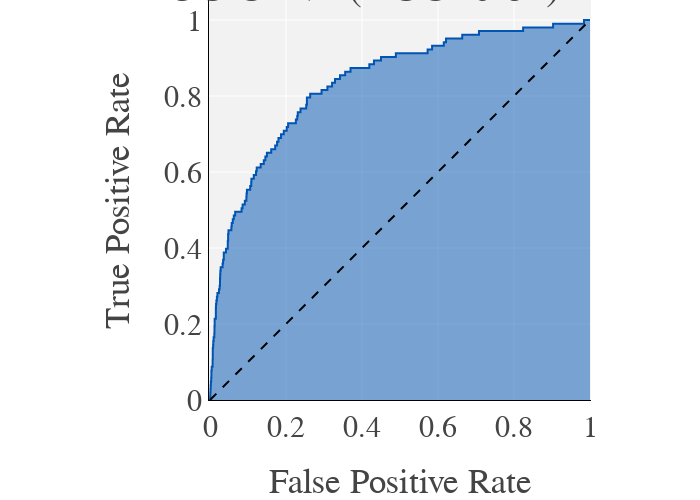

The code cell stored with this chart in its notebook:
### Code cell
# Predict on y test
y_pred_gbm = best_model.predict_proba(X_test_gbm)[::,1]

# Assuming y_pred and y_true are the predicted and true labels, respectively
fpr, tpr, _ = roc_curve(y_test_gbm,  y_pred_gbm)

fpr_lgbm, tpr_lgbm = fpr, tpr

# Compute AUC (Area Under the Curve)
auc_ = roc_auc_score(y_test_gbm, y_pred_gbm)

auc_lgbm = auc_

fig_rf_auc = px.area(
    x=fpr, y=tpr,
    title=f'ROC Curve (AUC={auc_:.2f})',
    labels=dict(x='False Positive Rate', y='True Positive Rate'),
    width=700, height=500
)
fig_rf_auc.add_shape(
    type='line', line=dict(dash='dash'),
    x0=0, x1=1, y0=0, y1=1
)

fig_rf_auc.update_yaxes(scaleanchor="x", scaleratio=1)
fig_rf_auc.update_xaxes(constrain='domain')
fig_rf_auc.show()

fig_rf_auc.write_image("images/results/ROC_governance_lgbm.png")

### Figure 1 — Plotly figure (JSON) as saved in the notebook; plotly's stock layout.template omitted (floating-point values rounded to 4 significant figures; data arrays with more than 128 entries replaced by an {"elided": "..."} marker saying what was removed)
{"data": [{"fillpattern": {"shape": ""}, "hovertemplate": "False Positive Rate=%{x}<br>True Positive Rate=%{y}<extra></extra>", "legendgroup": "", "line": {"color": "#0055B3"}, "marker": {"symbol": "circle"}, "mode": "lines", "name": "", "orientation": "v", "showlegend": false, "stackgroup": "1", "type": "scatter", "x": {"elided": "182 float values"}, "xaxis": "x", "y": {"elided": "182 float values"}, "yaxis": "y"}], "layout": {"height": 500, "legend": {"tracegroupgap": 0}, "shapes": [{"line": {"dash": "dash"}, "type": "line", "x0": 0, "x1": 1, "y0": 0, "y1": 1}], "title": {"text": "ROC Curve (AUC=0.84)"}, "width": 700, "xaxis": {"anchor": "y", "constrain": "domain", "domain": [0, 1], "title": {"text": "False Positive Rate"}}, "yaxis": {"anchor": "x", "domain": [0, 1], "scaleanchor": "x", "scaleratio": 1, "title": {"text": "True Positive Rate"}}}}
